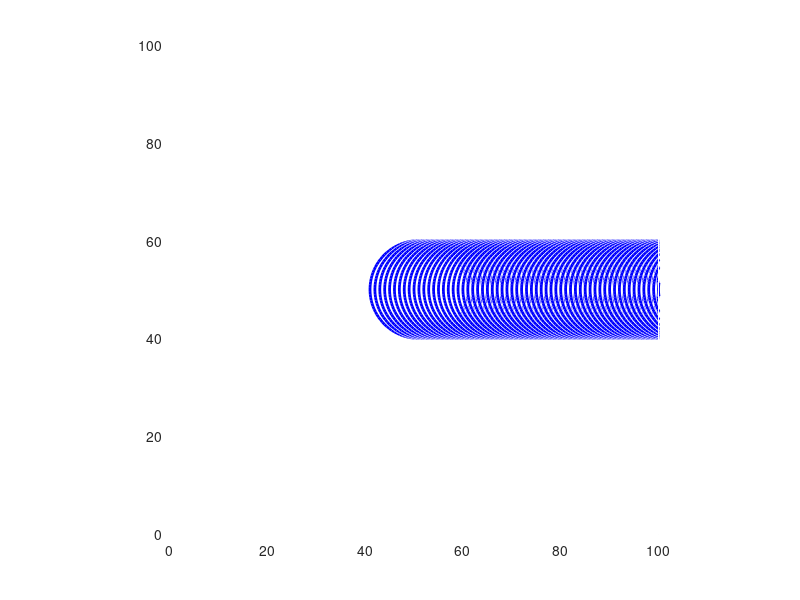

The MATLAB source for this figure:
% Define animation parameters
numFrames = 100;         % Number of frames in the animation
radius = 10;             % Radius of the moving circle
xCenter = 50;            % Initial x-coordinate of the circle's center
yCenter = 50;            % Initial y-coordinate of the circle's center

% Create a figure to display the animation
figure;
axis([0 100 0 100]);     % Set the axis limits
axis equal;              % Make the aspect ratio equal
hold on;                 % Allow multiple objects to be plotted

% Create the animation loop
for frame = 1:numFrames
    % Clear the previous frame by plotting a white rectangle
    rectangle('Position', [0, 0, 100, 100], 'FaceColor', 'w', 'EdgeColor', 'w');
    
    % Update the x-coordinate of the circle's center to create motion
    xCenter = xCenter + 1;
    
    % Plot the circle at the new position
    viscircles([xCenter, yCenter], radius, 'EdgeColor', 'b', 'LineWidth', 2);
    
    % Pause to control the animation speed (you can adjust this)
    pause(0.1);
    
    % Update the figure to show the current frame
    drawnow;
end

% Close the figure when the animation is done
close;
